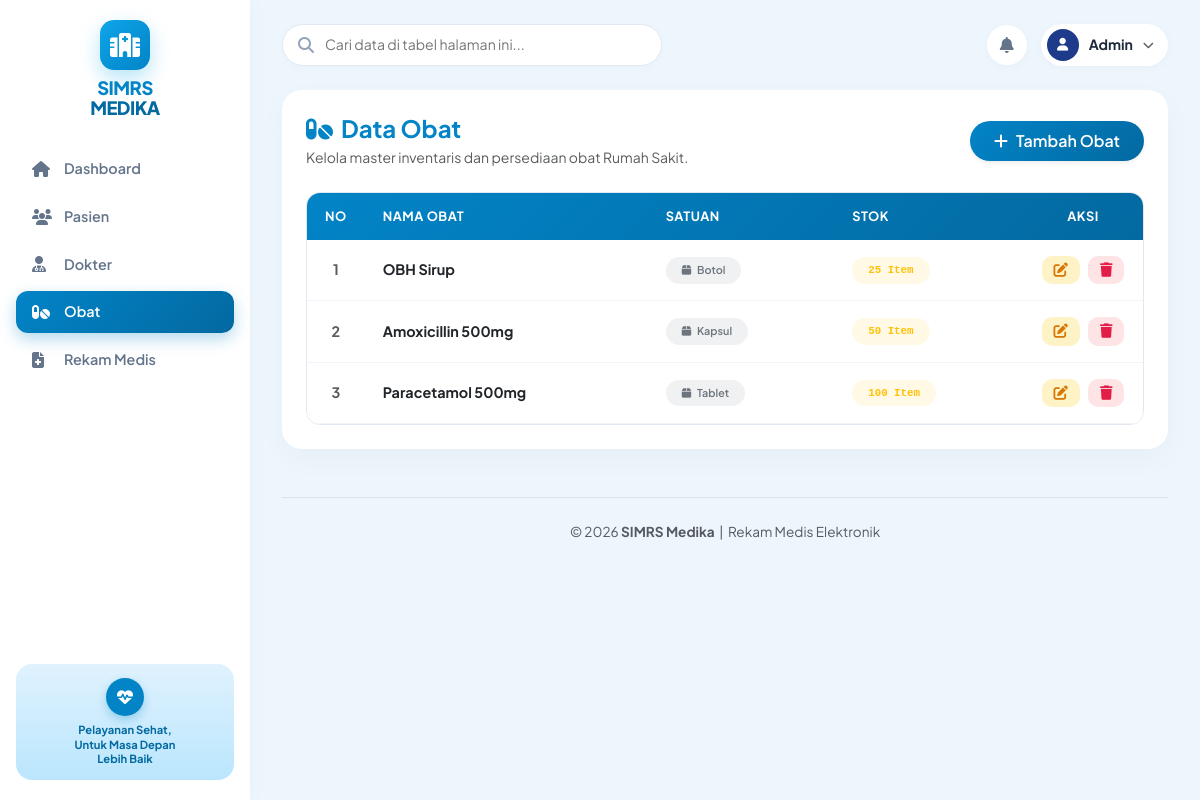
/obat.php, run on the app's committed database.
### tables this page shows
CREATE TABLE obat (
    id_obat INT AUTO_INCREMENT PRIMARY KEY,
    nama_obat VARCHAR(100) NOT NULL,
    satuan VARCHAR(30) NOT NULL,
    stok INT NOT NULL
);

### obat.php (the view, shortened to what this page needs)
<?php
include 'koneksi.php';
include 'header.php';
?>
<div class="card-aesthetic p-4">
    <div class="d-flex justify-content-between align-items-center mb-4">
        <div>
            <h4 class="fw-bold mb-1" style="color: #0284c7;">
                <i class="fa-solid fa-pills me-2"></i>Data Obat
            </h4>
            <p class="text-muted small mb-0">Kelola master inventaris dan persediaan obat Rumah Sakit.</p>
        </div>
        <button class="btn btn-primary rounded-pill px-4 py-2 fw-semibold shadow-sm" data-bs-toggle="modal" data-bs-target="#modalObat" onclick="resetForm()" style="background: linear-gradient(135deg, #0284c7 0%, #0369a1 100%); border: none;">
            <i class="fa-solid fa-plus me-2"></i>Tambah Obat
        </button>
    </div>
    <div class="table-responsive">
        <table class="table-rs">
            <thead>
                <tr>
                    <th style="width: 50px;">NO</th>
                    <th>NAMA OBAT</th>
                    <th>SATUAN</th>
                    <th>STOK</th>
                    <th class="text-center text-nowrap" style="width: 120px;">AKSI</th>
                </tr>
            </thead>
            <tbody>
                <?php
                $no = 1;
                $data = mysqli_query($koneksi, "SELECT * FROM obat ORDER BY id_obat DESC");
                while ($row = mysqli_fetch_assoc($data)) {
                ?>
                <tr>
                    <td class="fw-bold text-muted text-center"><?= $no++; ?></td>
                    <td>
                        <strong class="text-dark"><?= $row['nama_obat']; ?></strong>
                    </td>
                    <td>
                        <span class="badge bg-secondary bg-opacity-10 text-secondary px-3 py-2 rounded-pill fw-semibold">
                            <i class="fa-solid fa-box me-1"></i> <?= $row['satuan']; ?>
                        </span>
                    </td>
                    <td>
                        <span class="badge bg-warning bg-opacity-10 text-warning px-3 py-2 rounded-pill fw-bold font-monospace">
                            <?= $row['stok']; ?> Item
                        </span>
                    </td>
                    <td class="text-center">
                        <div class="action-group">
                            <button class="btn-action-edit" onclick='editObat(<?= json_encode($row); ?>)' data-bs-toggle="modal" data-bs-target="#modalObat" title="Edit Data">
                                <i class="fa-solid fa-pen-to-square"></i>
                            </button>
                            <button class="btn-action-delete" onclick="konfirmasiHapus(<?= $row['id_obat']; ?>, '<?= addslashes($row['nama_obat']); ?>')" title="Hapus Data">
                                <i class="fa-solid fa-trash"></i>
                            </button>
                        </div>
                    </td>
                </tr>
                <?php } ?>
            </tbody>
        </table>
    </div>
</div>
<?php include 'footer.php'; ?>

### header.php (style rules this page uses)
:root { --bg-canvas: #edf5fd; --sidebar-width: 250px; --blue-primary: #0284c7; --blue-gradient: linear-gradient(135deg, #0284c7 0%, #0369a1 100%); --text-dark: #1e293b; --text-muted: #64748b; }
body { background-color: var(--bg-canvas); font-family: 'Plus Jakarta Sans', sans-serif; color: var(--text-dark); overflow-x: hidden; }
.card-aesthetic { background: #ffffff; border: none; border-radius: 20px; box-shadow: 0 10px 30px rgba(0,0,0,0.03); }
.table-rs { width: 100%; border-collapse: separate; border-spacing: 0; border-radius: 14px; overflow: hidden; border: 1px solid #e2e8f0; }
.table-rs thead { background: linear-gradient(135deg, #0284c7 0%, #0369a1 100%); color: #ffffff; }
.table-rs th { padding: 14px 18px; font-size: 0.8rem; font-weight: 700; text-transform: uppercase; letter-spacing: 0.5px; border: none; white-space: nowrap; }
.table-rs td { padding: 16px 18px; background: #ffffff; border-bottom: 1px solid #f1f5f9; vertical-align: middle; font-size: 0.9rem; }
.action-group { display: flex; align-items: center; justify-content: center; gap: 8px; white-space: nowrap; }
.btn-action-edit { background: #fef3c7; color: #d97706; border: none; border-radius: 10px; padding: 7px 12px; transition: all 0.2s; display: inline-flex; align-items: center; justify-content: center; }
.btn-action-delete { background: #ffe4e6; color: #e11d48; border: none; border-radius: 10px; padding: 7px 12px; transition: all 0.2s; display: inline-flex; align-items: center; justify-content: center; }

### data on the page
obat: nama_obat "OBH Sirup", satuan "Botol", stok "25"
obat: nama_obat "Amoxicillin 500mg", satuan "Kapsul", stok "50"
obat: nama_obat "Paracetamol 500mg", satuan "Tablet", stok "100"
